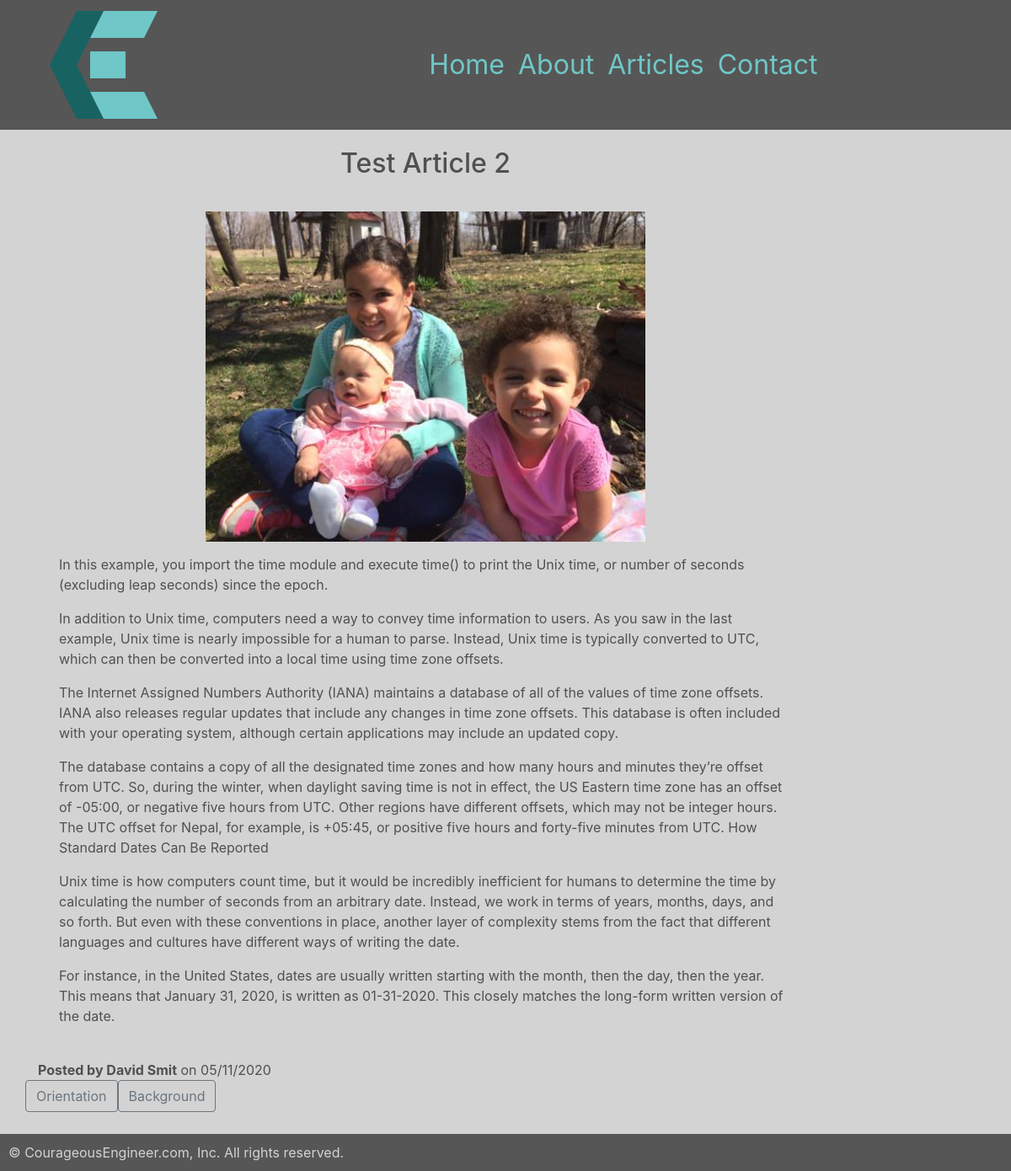
/articles/1, run on the app's committed database.
### chrissmit/services/db_models.py (models this page shows, shortened)
class ArticleEdits(db.Model):
    id = db.Column(db.Integer, primary_key=True)
    article_id = db.Column(db.Integer, db.ForeignKey('article.id'), nullable=False,)
    is_edited = db.Column(db.Boolean, default=False,)
    is_ready_for_release = db.Column(db.Boolean, default=False,)
    user_id = db.Column(db.Integer, db.ForeignKey('user.id'), nullable=False)
    edited = db.Column(db.DateTime, nullable=True, default=datetime.utcnow)
    title = db.Column(db.String(100), nullable=False,)
    preview = db.Column(db.String(200), nullable=False)
    image_file = db.Column(db.String(100), default='default.png')
    content = db.Column(db.Text, nullable=False)
    tags = db.relationship('EditTags', backref='edit')

class User(db.Model, UserMixin):
    id = db.Column(db.Integer, primary_key=True, )
    authorization_level = db.Column(db.String(60), nullable=False, )
    linkedin = db.Column(db.String(100),)
    full_name = db.Column(db.String(45), unique=False, nullable=False,)
    twitter_handle = db.Column(db.String(20), unique=True, nullable=True,)
    email = db.Column(db.String(120), unique=True, nullable=False, )
    image_file = db.Column(db.String(20), nullable=False, default='default.svg', )
    password = db.Column(db.String(60), nullable=False, )
    articles = db.relationship('Article', backref='author', lazy=True)
    edits = db.relationship('ArticleEdits', backref='author', lazy=True)
    content = db.Column(db.Text, nullable=False)

class EditTags(db.Model):
    id = db.Column(db.Integer, primary_key=True)
    edit_id = db.Column(db.Integer, db.ForeignKey('article_edits.id'))
    tag_id = db.Column(db.Integer, db.ForeignKey('tags.id'))

class Tags(db.Model):
    id = db.Column(db.Integer, primary_key=True)
    desc = db.Column(db.String(20), nullable=False)

### chrissmit/views/article_views.py (the view)
@blueprint.route('/articles/<article_id>')
def read_article(article_id):
    current_article = article.get_full_article(article_id)
    tags = article.get_edit_tags(current_article.current_edit_id)
    return render_template(
        template_name_or_list='articles/read.html',
        website_title=current_article.title,
        content=current_article,
        release=False,
        suggest_edit=current_user.is_authenticated,
        go_to_latest = False,
        nav_data=navigation.data(),
        tags=tags,
        display_posted = article.is_display_posted(current_article),
    )

### chrissmit/services/article.py (called while the page is built)
def get_full_article(id):
    full_article = full_article_data()
    return full_article.filter(Article.id==int(id)).first()

def get_last(number=4, desc=True):
    full_article = full_article_data()
    if desc:
        return full_article.filter(Article.is_released==True).order_by(Article.posted.desc()).limit(number).all()
    return full_article.filter(Article.is_released==True).limit(number).all()

def get_edit_tags(edit_id):
    tag_data = full_tag()
    return tag_data.filter(
        EditTags.edit_id == edit_id
    ).all()

def full_tag():
    return db.session.query(
        EditTags.tag_id, Tags.desc
    ).join(
        Tags,
        Tags.id == EditTags.tag_id
    )

def full_article_data():
    fields = full_data_fields()
    return fields.join(
        ArticleEdits,
        Article.current_edit_id == ArticleEdits.id,
    ).join(
        User,
        Article.author_id == User.id
    )

def full_data_fields():
    return db.session.query(
        ArticleEdits.id,
        ArticleEdits.article_id,
        Article.posted,
        Article.edited,
        Article.is_released,
        Article.author_id,
        Article.current_edit_id,
        ArticleEdits.title,
        ArticleEdits.preview,
        ArticleEdits.content,
        ArticleEdits.image_file,
        ArticleEdits.user_id,
        ArticleEdits.is_edited,
        ArticleEdits.is_ready_for_release,
        ArticleEdits.edited,
        Article.author_id,
        User.full_name,
    )

def is_display_posted(content):
    if not content.posted:
        return content.posted
    return content.posted > content.edited

### chrissmit/services/navigation.py (called while the page is built)
def data():
    return {
        'articles':article.get_last(4),
        'authors':profile.get_all(),
    }

### chrissmit/services/profile.py (called while the page is built)
def get_all():
    return User.query.all()

### chrissmit/templates/articles/read.html (shortened to what this page needs)
{% extends "shared/_layout.html" %}
{% block main_content %}
{% if content %}
    <h2 class="post-header">{{ content.title }}</h2>
    <div class="row">
        <div class="col-sm-12">
            {% if content.image_file %}
                <img src="{{ '/static/img/articles/' + content.image_file }}" alt="{{ content.image_file }}" class="post-image">
            {% endif %}
        </div>
    </div>
    <article>
        {% for paragraph in content.content.split('</p>') %}
            <p >
                {{ paragraph }}
            </p>
        {% endfor %}
    </article>
    <br>
    {% if display_posted %}
    <strong>Posted by {{ content.full_name }}</strong> on
        {{ content.posted.strftime('%m/%d/%Y') }}
    {% else %}
        <strong>Edited by {{ content.full_name }}</strong> on
        {{ content.edited.strftime('%m/%d/%Y') }}
    {% endif %}
    <div class="row">
        {% for tag in tags %}
            <a href="{{ url_for('navigation_views.article_by_tag',tag=tag.tag_id) }}" class="btn btn-outline-secondary"> {{ tag.desc }}</a>
        {% endfor %}
    </div>
{% endif %}
{%  endblock %}

### chrissmit/static/css/site.css (style rules this page uses)
:root { --backgroundColor: lightgrey; --primaryFontColor: rgba(80,80,80,1); --navBackgroundColor: rgba(80,80,80,0.95); --navDropDownBackgroundColor: rgba(80,80,80,0.8); --navDropDownText: lightgrey; --lightAccent: #6FC7C7; --darkAccent: #186262; --cardHeight: 22rem; --cardWidth: 18rem; --cardPic: 10rem; }
html { background-color: var(--backgroundColor); font-size: 22px; }
@media screen and (min-width: 320px) { html { font-size: calc(16px + 6 * ((100vw - 320px) / 680)); } }
@media screen and (min-width: 1000px) { html { font-size: 16px; } }
body { background-color: var(--backgroundColor); position: relative; min-height: calc(100vh - 160px); }
h2 { color: var(--primaryFontColor); padding-top: 10px; padding-bottom: 10px; }
p { padding-left: 25px; padding-right: 25px; }
a { color: var(--darkAccent); }
.post-image { padding: 15px; width: 60%; display: block; margin-left: auto; margin-right: auto; }
.post-header { padding: 15px; display: block; margin-left: auto; margin-right: auto; text-align: center; }

### data on the page
ArticleEdits: title "Test Article 2", image_file (picture)
User: full_name "David Smit"
EditTags: desc "Orientation"
EditTags: desc "Background"

### other printed values
{{ paragraph }} "In this example, you import the time module and execute time() to print the Unix time, or number of seconds (excluding leap seconds) since the epoch."
{{ content.posted.strftime('%m/%d/%Y') }} "05/11/2020"
